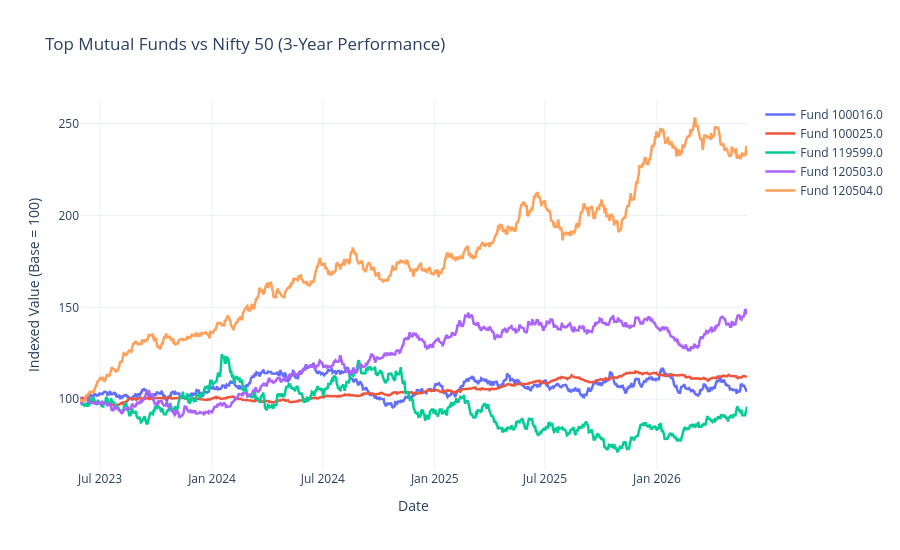

Notebook code for this chart:
### Code cell
import pandas as pd
import plotly.graph_objects as go

# ---------------------------
# STEP 1: CLEAN DATA
# ---------------------------
nav["date"] = pd.to_datetime(nav["date"], errors="coerce")
nav["amfi_code"] = nav["amfi_code"].astype(str).str.strip()

benchmark["date"] = pd.to_datetime(benchmark["date"], errors="coerce")

scorecard["amfi_code"] = scorecard["amfi_code"].astype(str).str.strip()

# Drop invalid rows
nav = nav.dropna(subset=["date", "nav", "amfi_code"])

# ---------------------------
# STEP 2: FILTER LAST 3 YEARS
# ---------------------------
cutoff_date = nav["date"].max() - pd.DateOffset(years=3)
nav_3yr = nav[nav["date"] >= cutoff_date].copy()

# ---------------------------
# STEP 3: SAFE TOP 5 FUNDS (ONLY THOSE EXISTING IN NAV)
# ---------------------------
top5_codes = (
    nav_3yr.groupby("amfi_code")["nav"]
    .count()
    .sort_values(ascending=False)
    .head(5)
    .index
    .tolist()
)

print("Top 5 codes used:", top5_codes)

# ---------------------------
# STEP 4: NORMALIZATION FUNCTION
# ---------------------------
def normalize(series):
    series = series.dropna()
    if len(series) < 2:
        return None
    return (series / series.iloc[0]) * 100

# ---------------------------
# STEP 5: PLOT
# ---------------------------
fig = go.Figure()

for code in top5_codes:
    df = nav_3yr[nav_3yr["amfi_code"] == code].sort_values("date")

    norm = normalize(df["nav"])
    if norm is None:
        continue

    fig.add_trace(go.Scatter(
        x=df["date"].iloc[:len(norm)],
        y=norm,
        mode="lines",
        name=f"Fund {code}",
        line=dict(width=2.5)
    ))

# ---------------------------
# STEP 6: BENCHMARK (NIFTY 50)
# ---------------------------
if "nifty_50" in benchmark.columns:
    bm = benchmark.dropna(subset=["date"]).copy()
    bm = bm[bm["date"] >= cutoff_date].sort_values("date")

    norm_bm = normalize(bm["nifty_50"])

    if norm_bm is not None:
        fig.add_trace(go.Scatter(
            x=bm["date"].iloc[:len(norm_bm)],
            y=norm_bm,
            mode="lines",
            name="Nifty 50",
            line=dict(color="black", dash="dash", width=2)
        ))

# ---------------------------
# STEP 7: LAYOUT
# ---------------------------
fig.update_layout(
    title="Top Mutual Funds vs Nifty 50 (3-Year Performance)",
    xaxis_title="Date",
    yaxis_title="Indexed Value (Base = 100)",
    template="plotly_white",
    height=550,
    hovermode="x unified"
)

# ---------------------------
# STEP 8: SHOW
# ---------------------------
fig.show()

print("Chart generated successfully")

### Figure 1 — Plotly figure (JSON) as saved in the notebook; plotly's stock layout.template omitted (floating-point values rounded to 4 significant figures; data arrays with more than 128 entries replaced by an {"elided": "..."} marker saying what was removed)
{"data": [{"line": {"width": 2.5}, "mode": "lines", "name": "Fund 100016.0", "type": "scatter", "x": {"elided": "1097 str values"}, "y": {"elided": "1097 float values"}}, {"line": {"width": 2.5}, "mode": "lines", "name": "Fund 100025.0", "type": "scatter", "x": {"elided": "1097 str values"}, "y": {"elided": "1097 float values"}}, {"line": {"width": 2.5}, "mode": "lines", "name": "Fund 119599.0", "type": "scatter", "x": {"elided": "1097 str values"}, "y": {"elided": "1097 float values"}}, {"line": {"width": 2.5}, "mode": "lines", "name": "Fund 120503.0", "type": "scatter", "x": {"elided": "1097 str values"}, "y": {"elided": "1097 float values"}}, {"line": {"width": 2.5}, "mode": "lines", "name": "Fund 120504.0", "type": "scatter", "x": {"elided": "1097 str values"}, "y": {"elided": "1097 float values"}}], "layout": {"height": 550, "hovermode": "x unified", "title": {"text": "Top Mutual Funds vs Nifty 50 (3-Year Performance)"}, "xaxis": {"title": {"text": "Date"}}, "yaxis": {"title": {"text": "Indexed Value (Base = 100)"}}}}
